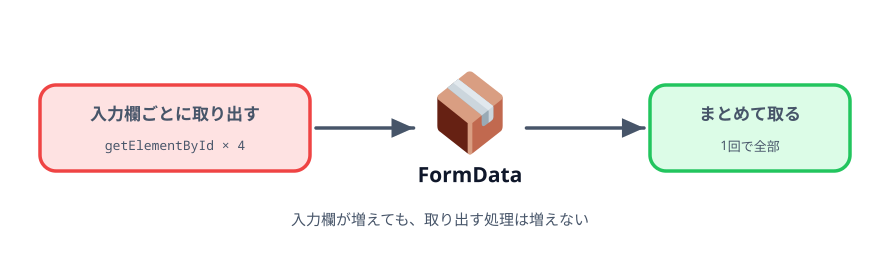

Here is the Python script that generated this plot:
"""3-4 のサムネ: 入力欄ごとに取り出すのをやめ、FormData でまとめて取る。"""

import pathlib
import sys

sys.path.insert(0, str(pathlib.Path.home() / ".claude/skills/genfig"))
from genfig import Canvas  # noqa: E402

c = Canvas(880, 260)

before = c.sticky(40, 85, 270, 86, color="red")
c.text(175, 120, "入力欄ごとに取り出す", scale="label", align="center")
c.text(175, 150, "getElementById × 4", scale="caption", align="center",
       font="technical")

tool = c.node(470, 128, "FormData", emoji_cp="1f4e6", w=160, h=92)

after = c.sticky(650, 85, 200, 86, color="green")
c.text(750, 120, "まとめて取る", scale="label", align="center")
c.text(750, 150, "1回で全部", scale="caption", align="center")

c.link(before, tool)
c.link(tool, after)

c.text(440, 225, "入力欄が増えても、取り出す処理は増えない", scale="body",
       align="center")

print(c.save("00-thumbnail.svg"))
